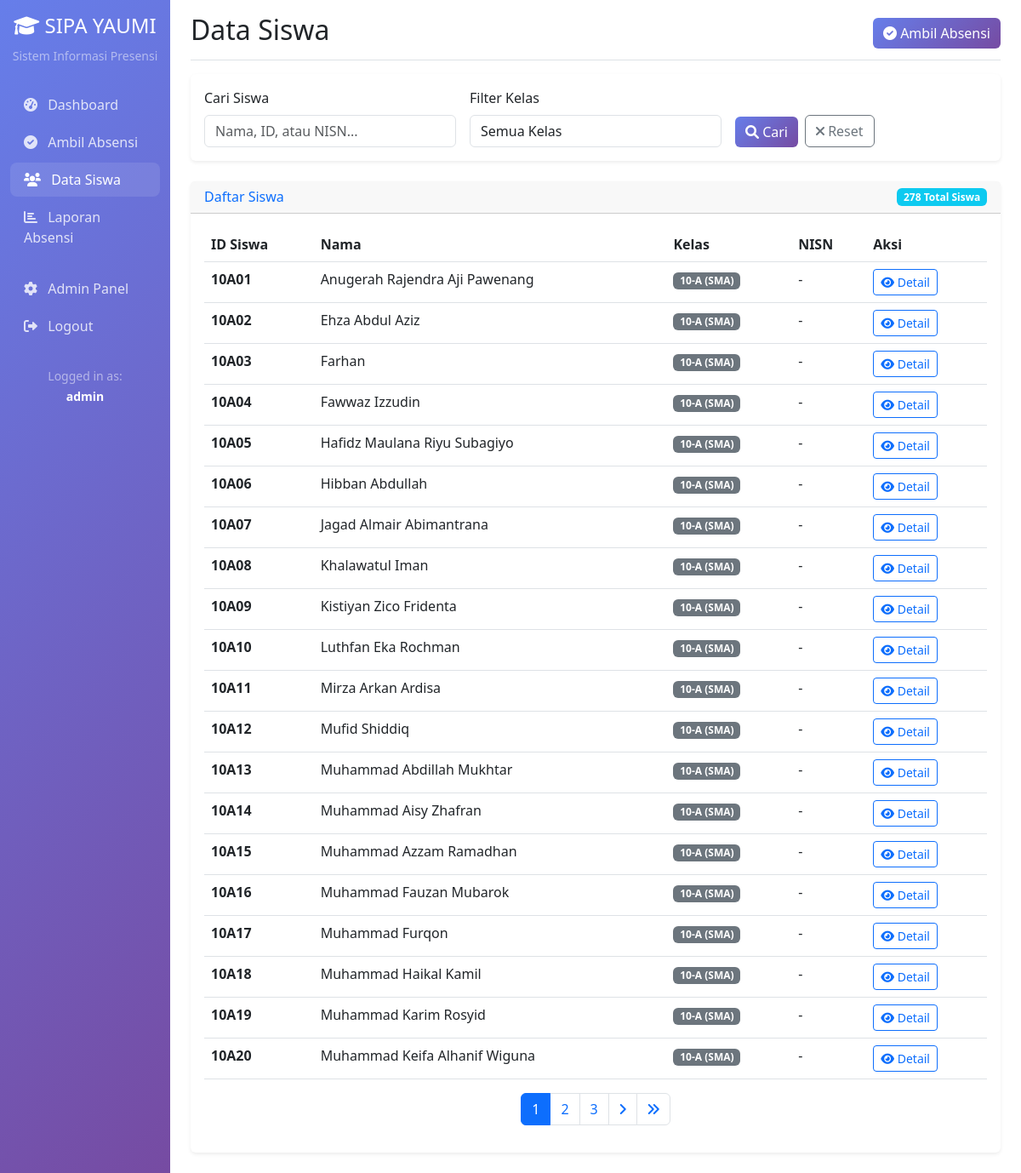
The app's page /students/ (signed in) with its own data.
### attendance/models.py (models this page shows, shortened)
class BaseModel(models.Model):
    id = models.UUIDField(primary_key=True, default=uuid.uuid4, editable=False)
    created_at = models.DateTimeField(auto_now_add=True)
    updated_at = models.DateTimeField(auto_now=True)
    created_by = models.ForeignKey(
        User,
        on_delete=models.SET_NULL,
        null=True,
        blank=True,
        related_name='%(class)s_created'
    )
    updated_by = models.ForeignKey(
        User,
        on_delete=models.SET_NULL,
        null=True,
        blank=True,
        related_name='%(class)s_updated'
    )
    class Meta:
        abstract = True

class Student(BaseModel):
    student_id_validator = RegexValidator(
        regex=r'^[0-9A-Z]{2,10}$',
        message='Student ID must be 2-10 characters long and contain only numbers and uppercase letters'
    )
    nisn_validator = RegexValidator(
        regex=r'^\d{10}$',
        message='NISN must be exactly 10 digits'
    )
    student_id = models.CharField(
        max_length=10,
        unique=True,
        validators=[student_id_validator],
        help_text='Unique student identifier'
    )
    nisn = models.CharField(
        max_length=10,
        blank=True,
        validators=[nisn_validator],
        help_text='National Student Identification Number (10 digits)'
    )
    name = models.CharField(
        max_length=100,
        validators=[MinLengthValidator(2)],
        help_text='Full name of the student'
    )
    classroom = models.ForeignKey(
        Classroom,
        on_delete=models.CASCADE,
        related_name='students',
        help_text='Student\'s classroom'
    )
    date_of_birth = models.DateField(null=True, blank=True)
    gender = models.CharField(
        max_length=1,
        choices=[('M', 'Laki-laki'), ('F', 'Perempuan')],
        blank=True
    )
    address = models.TextField(blank=True)
    parent_phone = models.CharField(max_length=15, blank=True)
    enrollment_date = models.DateField(default=timezone.now)
    graduation_date = models.DateField(null=True, blank=True)
    student_number = models.CharField(max_length=20, blank=True, help_text="Internal student number")
    is_active = models.BooleanField(default=True)
    class Meta:
        ordering = ['name']
        indexes = [
            models.Index(fields=['classroom']),
            models.Index(fields=['student_id']),
            models.Index(fields=['nisn']),
            models.Index(fields=['is_active']),
            models.Index(fields=['enrollment_date']),
        ]
        verbose_name = 'Student'
        verbose_name_plural = 'Students'
    @property
    def class_name(self):
        return str(self.classroom)

class Classroom(BaseModel):
    academic_level = models.ForeignKey(
        AcademicLevel,
        on_delete=models.CASCADE,
        help_text="Academic level (SMP/SMA)"
    )
    grade = models.PositiveIntegerField(help_text="Grade level (7, 8, 9, 10, 11, 12)")
    section = models.CharField(
        max_length=5,
        blank=True,
        help_text="Class section (A, B, C, etc.)"
    )
    name = models.CharField(max_length=50, help_text="Display name for the classroom")
    capacity = models.PositiveIntegerField(default=30)
    room_number = models.CharField(max_length=20, blank=True)
    homeroom_teacher = models.ForeignKey(
        User,
        on_delete=models.SET_NULL,
        null=True,
        blank=True,
        related_name='homeroom_classes'
    )
    is_active = models.BooleanField(default=True)
    academic_year = models.CharField(
        max_length=9,
        help_text="Academic year (e.g., 2024/2025)"
    )
    class Meta:
        unique_together = ['academic_level', 'grade', 'section', 'academic_year']
        ordering = ['academic_level', 'grade', 'section']
        indexes = [
            models.Index(fields=['academic_level', 'grade']),
            models.Index(fields=['is_active']),
            models.Index(fields=['academic_year']),
        ]
        verbose_name = 'Classroom'
        verbose_name_plural = 'Classrooms'
    def __str__(self):
        if self.section:
            return f"{self.grade}-{self.section} ({self.academic_level.code})"
        return f"{self.grade} ({self.academic_level.code})"

class AcademicLevel(models.Model):
    LEVEL_CHOICES = [
        ('SMP', 'Sekolah Menengah Pertama'),
        ('SMA', 'Sekolah Menengah Atas'),
        ('MA', 'Madrasah Aliyah'),
        ('MTS', 'Madrasah Tsanawiyah'),
    ]
    code = models.CharField(max_length=10, unique=True, primary_key=True)
    name = models.CharField(max_length=50)
    level_type = models.CharField(max_length=10, choices=LEVEL_CHOICES)
    description = models.TextField(blank=True)
    is_active = models.BooleanField(default=True)
    min_grade = models.PositiveIntegerField(help_text="Minimum grade level (e.g., 7 for SMP)")
    max_grade = models.PositiveIntegerField(help_text="Maximum grade level (e.g., 9 for SMP)")
    created_at = models.DateTimeField(default=timezone.now)
    updated_at = models.DateTimeField(auto_now=True)
    class Meta:
        ordering = ['level_type', 'code']
        verbose_name = 'Academic Level'
        verbose_name_plural = 'Academic Levels'

### attendance/views.py (the view)
# urls.py: path('students/', views.student_list, name='student_list'),
@login_required
def student_list(request):
    try:
        classroom_filter = request.GET.get('classroom', '')
        academic_level_filter = request.GET.get('academic_level', '')
        grade_filter = request.GET.get('grade', '')
        search_query = request.GET.get('search', '')
        page = int(request.GET.get('page', 1))
        grade = None
        if grade_filter:
            try:
                grade = int(grade_filter)
            except ValueError:
                pass
        result = StudentService.get_students_with_filters(
            classroom_id=classroom_filter if classroom_filter else None,
            academic_level=academic_level_filter if academic_level_filter else None,
            grade=grade,
            search_query=search_query if search_query else None,
            page=page,
            per_page=20
        )
        classrooms = StudentService.get_classroom_list()
        academic_levels = StudentService.get_academic_levels()
        grades = sorted(set(classroom.grade for classroom in classrooms))
        context = {
            'students': result['students'],
            'classrooms': classrooms,
            'academic_levels': academic_levels,
            'grades': grades,
            'current_classroom': classroom_filter,
            'current_academic_level': academic_level_filter,
            'current_grade': grade_filter,
            'search_query': search_query,
            'pagination': result
        }
    except Exception as e:
        logger.error(f"Error loading student list: {str(e)}")
        messages.error(request, "Terjadi kesalahan saat memuat data siswa")
        context = {
            'students': [],
            'classrooms': [],
            'academic_levels': [],
            'grades': []
        }
    return render(request, 'attendance/student_list.html', context)

### templates/attendance/student_list.html (shortened to what this page needs)
{% extends 'base.html' %}
{% block page_title %}Data Siswa{% endblock %}
{% block page_actions %}
<div class="btn-group" role="group">
    <a href="{% url 'take_attendance' %}" class="btn btn-primary">
        <i class="fas fa-check-circle"></i> Ambil Absensi
    </a>
</div>
{% endblock %}
{% block content %}
<div class="card mb-4">
    <div class="card-body">
        <form method="get" class="row g-3">
            <div class="col-md-4">
                <label for="search" class="form-label">Cari Siswa</label>
                <input type="text" class="form-control" id="search" name="search"
                       placeholder="Nama, ID, atau NISN..." value="{{ search_query }}">
            </div>
            <div class="col-md-4">
                <label for="class" class="form-label">Filter Kelas</label>
                <select class="form-control" id="class" name="class">
                    <option value="">Semua Kelas</option>
                </select>
            </div>
            <div class="col-md-4 d-flex align-items-end">
                <button type="submit" class="btn btn-primary me-2">
                    <i class="fas fa-search"></i> Cari
                </button>
                <a href="{% url 'student_list' %}" class="btn btn-outline-secondary">
                    <i class="fas fa-times"></i> Reset
                </a>
            </div>
        </form>
    </div>
</div>
<div class="card">
    <div class="card-header d-flex justify-content-between align-items-center">
        <h6 class="m-0 font-weight-bold text-primary">Daftar Siswa</h6>
        <span class="badge bg-info">{{ students.paginator.count }} Total Siswa</span>
    </div>
    <div class="card-body">
        {% if students %}
        <div class="table-responsive">
            <table class="table table-hover">
                <thead>
                    <tr>
                        <th>ID Siswa</th>
                        <th>Nama</th>
                        <th>Kelas</th>
                        <th>NISN</th>
                        <th>Aksi</th>
                    </tr>
                </thead>
                <tbody>
                    {% for student in students %}
                    <tr>
                        <td><strong>{{ student.student_id }}</strong></td>
                        <td>{{ student.name }}</td>
                        <td><span class="badge bg-secondary">{{ student.class_name }}</span></td>
                        <td>{{ student.nisn|default:"-" }}</td>
                        <td>
                            <a href="{% url 'student_detail' student.student_id %}" class="btn btn-sm btn-outline-primary">
                                <i class="fas fa-eye"></i> Detail
                            </a>
                        </td>
                    </tr>
                    {% endfor %}
                </tbody>
            </table>
        </div>
        {% if students.has_other_pages %}
        <nav aria-label="Page navigation">
            <ul class="pagination justify-content-center">
                {% for num in students.paginator.page_range %}
                    {% if students.number == num %}
                        <li class="page-item active">
                            <span class="page-link">{{ num }}</span>
                        </li>
                    {% elif num > students.number|add:'-3' and num < students.number|add:'3' %}
                        <li class="page-item">
                            <a class="page-link" href="?page={{ num }}{% if search_query %}&search={{ search_query }}{% endif %}{% if current_class %}&class={{ current_class }}{% endif %}">{{ num }}</a>
                        </li>
                    {% endif %}
                {% endfor %}
                {% if students.has_next %}
                    <li class="page-item">
                        <a class="page-link" href="?page={{ students.next_page_number }}{% if search_query %}&search={{ search_query }}{% endif %}{% if current_class %}&class={{ current_class }}{% endif %}">
                            <i class="fas fa-angle-right"></i>
                        </a>
                    </li>
                    <li class="page-item">
                        <a class="page-link" href="?page={{ students.paginator.num_pages }}{% if search_query %}&search={{ search_query }}{% endif %}{% if current_class %}&class={{ current_class }}{% endif %}">
                            <i class="fas fa-angle-double-right"></i>
                        </a>
                    </li>
                {% endif %}
            </ul>
        </nav>
        {% endif %}
        {% else %}
        <div class="text-center py-5">
            <i class="fas fa-search fa-3x text-muted mb-3"></i>
            <h5>Tidak ada siswa ditemukan</h5>
            <p class="text-muted">Coba ubah kata kunci pencarian atau filter kelas</p>
        </div>
        {% endif %}
    </div>
</div>
{% endblock %}

### templates/base.html (shortened to what this page needs)
<!DOCTYPE html>
<html lang="id">
<head>
    <link href="https://cdn.jsdelivr.net/npm/bootstrap@5.3.0/dist/css/bootstrap.min.css" rel="stylesheet">
    <link href="https://cdnjs.cloudflare.com/ajax/libs/font-awesome/6.0.0/css/all.min.css" rel="stylesheet">
</head>
<body>
    <div class="container-fluid">
        <div class="row">
            <nav class="col-md-3 col-lg-2 d-md-block sidebar collapse">
                <div class="position-sticky pt-3">
                    <div class="text-center mb-4">
                        <h4 class="text-white">
                            <i class="fas fa-graduation-cap"></i>
                            SIPA YAUMI
                        </h4>
                        <small class="text-white-50">Sistem Informasi Presensi</small>
                    </div>
                    <ul class="nav flex-column">
                        <li class="nav-item">
                            <a class="nav-link {% if request.resolver_match.url_name == 'dashboard' %}active{% endif %}" href="{% url 'dashboard' %}">
                                <i class="fas fa-tachometer-alt me-2"></i>
                                Dashboard
                            </a>
                        </li>
                        <li class="nav-item">
                            <a class="nav-link {% if request.resolver_match.url_name == 'take_attendance' %}active{% endif %}" href="{% url 'take_attendance' %}">
                                <i class="fas fa-check-circle me-2"></i>
                                Ambil Absensi
                            </a>
                        </li>
                        <li class="nav-item">
                            <a class="nav-link {% if request.resolver_match.url_name == 'student_list' %}active{% endif %}" href="{% url 'student_list' %}">
                                <i class="fas fa-users me-2"></i>
                                Data Siswa
                            </a>
                        </li>
                        <li class="nav-item">
                            <a class="nav-link {% if request.resolver_match.url_name == 'attendance_report' %}active{% endif %}" href="{% url 'attendance_report' %}">
                                <i class="fas fa-chart-bar me-2"></i>
                                Laporan Absensi
                            </a>
                        </li>
                        <li class="nav-item mt-3">
                            <a class="nav-link" href="{% url 'admin:index' %}">
                                <i class="fas fa-cog me-2"></i>
                                Admin Panel
                            </a>
                        </li>
                        <li class="nav-item">
                            <a class="nav-link" href="{% url 'admin:logout' %}">
                                <i class="fas fa-sign-out-alt me-2"></i>
                                Logout
                            </a>
                        </li>
                    </ul>
                    <div class="mt-4 text-center">
                        <small class="text-white-50">
                            Logged in as:<br>
                            <strong class="text-white">{{ user.get_full_name|default:user.username }}</strong>
                        </small>
                    </div>
                </div>
            </nav>
            <main class="col-md-9 ms-sm-auto col-lg-10 px-md-4">
                <div class="d-flex justify-content-between flex-wrap flex-md-nowrap align-items-center pt-3 pb-2 mb-3 border-bottom">
                    <h1 class="h2">{% block page_title %}Dashboard{% endblock %}</h1>
                    <div class="btn-toolbar mb-2 mb-md-0">
                        {% block page_actions %}{% endblock %}
                    </div>
                </div>
                {% block content %}{% endblock %}
            </main>
        </div>
    </div>
</body>
</html>

### records on screen
Student: student_id "10A01", name "Anugerah Rajendra Aji Pawenang", class_name "10-A (SMA)", nisn "-"
Student: student_id "10A02", name "Ehza Abdul Aziz", class_name "10-A (SMA)", nisn "-"
Student: student_id "10A03", name "Farhan", class_name "10-A (SMA)", nisn "-"
Student: student_id "10A04", name "Fawwaz Izzudin", class_name "10-A (SMA)", nisn "-"
Student: student_id "10A05", name "Hafidz Maulana Riyu Subagiyo", class_name "10-A (SMA)", nisn "-"
Student: student_id "10A06", name "Hibban Abdullah", class_name "10-A (SMA)", nisn "-"
Student: student_id "10A07", name "Jagad Almair Abimantrana", class_name "10-A (SMA)", nisn "-"
Student: student_id "10A08", name "Khalawatul Iman", class_name "10-A (SMA)", nisn "-"
Student: student_id "10A09", name "Kistiyan Zico Fridenta", class_name "10-A (SMA)", nisn "-"
Student: student_id "10A10", name "Luthfan Eka Rochman", class_name "10-A (SMA)", nisn "-"
Student: student_id "10A11", name "Mirza Arkan Ardisa", class_name "10-A (SMA)", nisn "-"
Student: student_id "10A12", name "Mufid Shiddiq", class_name "10-A (SMA)", nisn "-"
Student: student_id "10A13", name "Muhammad Abdillah Mukhtar", class_name "10-A (SMA)", nisn "-"
Student: student_id "10A14", name "Muhammad Aisy Zhafran", class_name "10-A (SMA)", nisn "-"
Student: student_id "10A15", name "Muhammad Azzam Ramadhan", class_name "10-A (SMA)", nisn "-"
Student: student_id "10A16", name "Muhammad Fauzan Mubarok", class_name "10-A (SMA)", nisn "-"
Student: student_id "10A17", name "Muhammad Furqon", class_name "10-A (SMA)", nisn "-"
Student: student_id "10A18", name "Muhammad Haikal Kamil", class_name "10-A (SMA)", nisn "-"
Student: student_id "10A19", name "Muhammad Karim Rosyid", class_name "10-A (SMA)", nisn "-"
Student: student_id "10A20", name "Muhammad Keifa Alhanif Wiguna", class_name "10-A (SMA)", nisn "-"

### other values on screen
{{ user.get_full_name|default:user.username }} "admin"
{{ students.paginator.count }} "278"
{{ num }} "1"
{{ num }} "2" "3"
